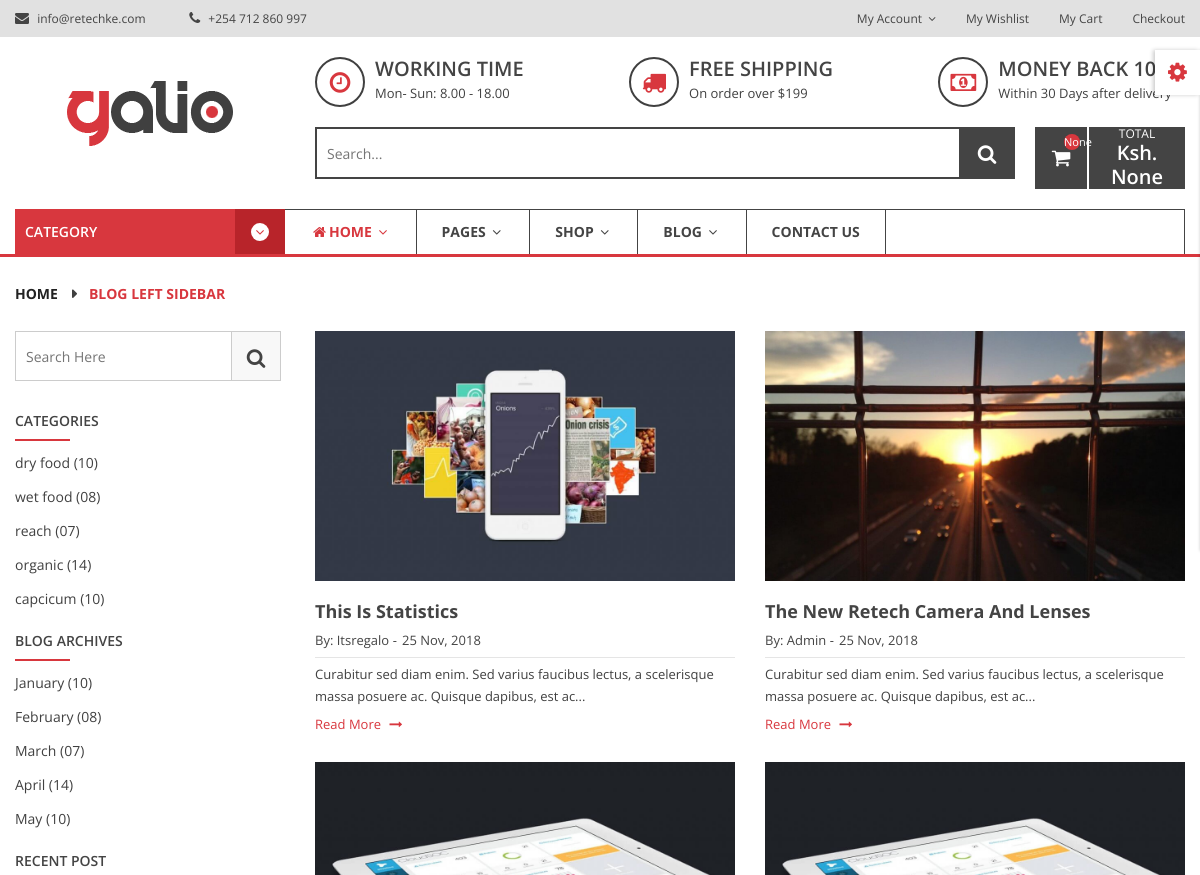
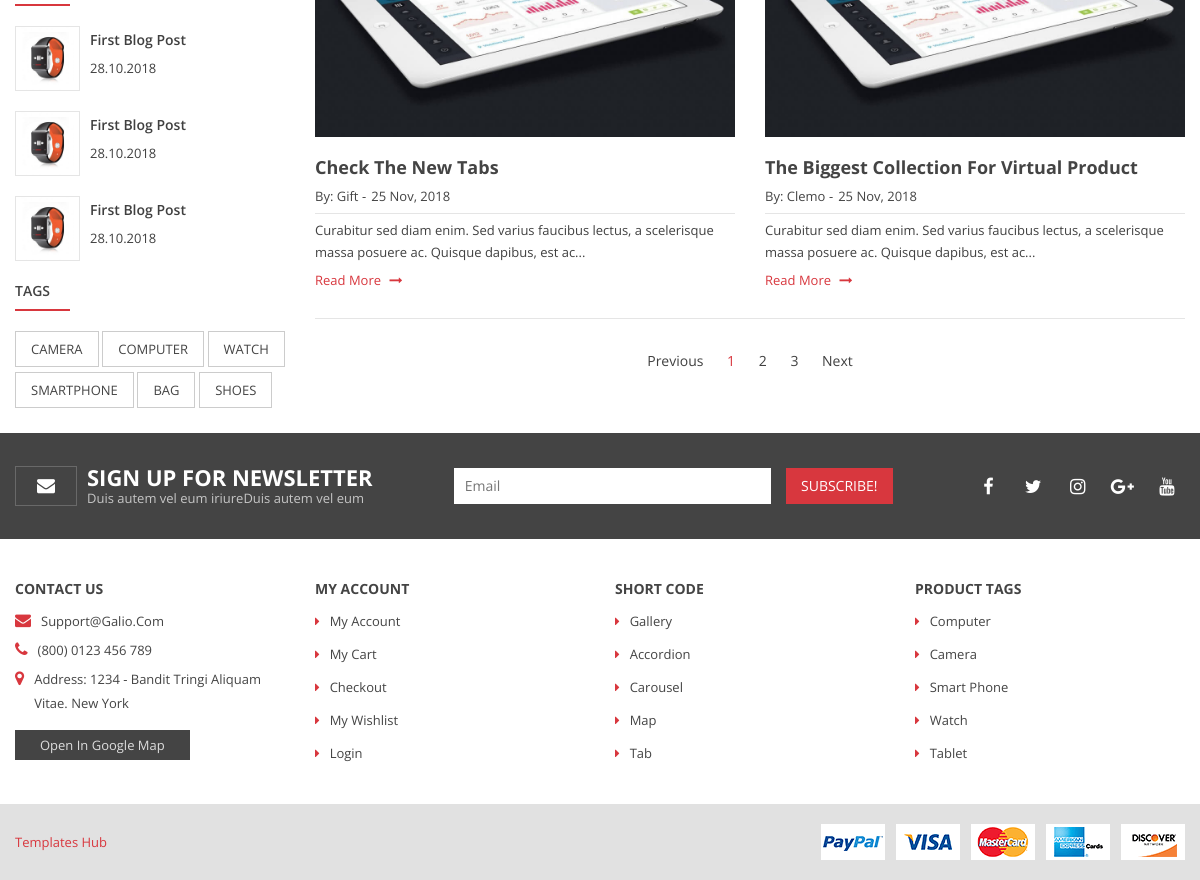
Screenshot of /blog/ with the database file from the repository (2 pictures, top to bottom).
### blog/models.py (models this page shows, shortened)
class Blog(models.Model):
    title = models.CharField(max_length=255)
    category = models.ForeignKey(BlogCategory, on_delete=models.CASCADE)
    author = models.ForeignKey(User, on_delete=models.CASCADE)
    content = RichTextField(blank=True, null=True)
    image = models.ImageField(upload_to='images/blog/')
    image_thumbnail = ImageSpecField(source='image',
                                     processors=[ResizeToFill(1024,610)],
                                     format='jpeg',
                                     options={'quality':100})
    added_date = models.DateTimeField(auto_now_add=True)
    is_published = models.BooleanField(default=False)
    pub_date = models.DateTimeField(blank=True, null=True)
    slug = models.SlugField(blank=True)

### User/models.py (models this page shows)
class CustomUser(AbstractUser):
    is_superuser = models.BooleanField(default=False)
    is_staff = models.BooleanField(default=False)
    is_merchant = models.BooleanField(default=False)
    is_customer = models.BooleanField(default=True)

### blog/views.py (the view)
# urls.py: path('', BlogView, name="blog"),
def BlogView(request, *args, **kwargs):
    blogs = Blog.objects.filter(is_published=True).order_by('pub_date')
    context = {
        'blogs':blogs,
        'recent':Blog.objects.filter(is_published=True).order_by("-added_date")[:3],
        "popular_brands": PopularBrand.objects.all()
    }
    return render(request, 'blog/blog.html', context)

### frontend/templates/blog/blog.html (shortened to what this page needs)
{% extends 'base.html' %}
{% load static %}
{% block body %}
        <div class="breadcrumb-area">
            <div class="container">
                <div class="row">
                    <div class="col-12">
                        <div class="breadcrumb-wrap">
                            <nav aria-label="breadcrumb">
                                <ul class="breadcrumb">
                                    <li class="breadcrumb-item"><a href="index.html">Home</a></li>
                                    <li class="breadcrumb-item active" aria-current="page">blog left sidebar</li>
                                </ul>
                            </nav>
                        </div>
                    </div>
                </div>
            </div>
        </div>
        <div class="blog-main-wrapper">
            <div class="container">
                <div class="row">
                    <div class="col-lg-3 order-2 order-lg-1">
                        <div class="blog-sidebar-wrapper">
                            <div class="blog-sidebar mb-30">
                                <div class="sidebar-serch-form">
                                    <form action="#">
                                        <input type="text" class="search-field" placeholder="search here">
                                        <button type="submit" class="search-btn"><i class="fa fa-search"></i></button>
                                    </form>
                                </div>
                            </div>
                            <div class="blog-sidebar mb-20">
                                <h4 class="title mb-20">categories</h4>
                                <ul class="blog-archive">
                                    <li><a href="#">dry food (10)</a></li>
                                    <li><a href="#">wet food (08)</a></li>
                                    <li><a href="#">reach (07)</a></li>
                                    <li><a href="#">organic (14)</a></li>
                                    <li><a href="#">capcicum (10)</a></li>
                                </ul>
                            </div>
                            <div class="blog-sidebar mb-20">
                                <h4 class="title mb-20">Blog Archives</h4>
                                <ul class="blog-archive">
                                    <li><a href="#">January (10)</a></li>
                                    <li><a href="#">February (08)</a></li>
                                    <li><a href="#">March (07)</a></li>
                                    <li><a href="#">April (14)</a></li>
                                    <li><a href="#">May (10)</a></li>
                                </ul>
                            </div>
                            <div class="blog-sidebar mb-20">
                                <h4 class="title mb-30">recent post</h4>
                                {% for blog in recent %}
                                <div class="recent-post mb-20">
                                    <div class="recent-post-thumb">
                                        <a href="{% url 'blog:blog-detail' blog.slug blog.pk %}">
                                            <img src="{% static 'assets/img/product/product-img1.jpg' %}" alt="">
                                        </a>
                                    </div>
                                    <div class="recent-post-des">
                                        <span><a href="{% url 'blog:blog-detail' blog.slug blog.pk %}">first blog post</a></span>
                                        <span class="post-date">28.10.2018</span>
                                    </div>
                                </div>
                                {% endfor %}
                            </div>
                            <div class="blog-sidebar mb-20">
                                <h4 class="title mb-30">Tags</h4>
                                <ul class="blog-tags">
                                    <li><a href="#">camera</a></li>
                                    <li><a href="#">computer</a></li>
                                    <li><a href="#">watch</a></li>
                                    <li><a href="#">smartphone</a></li>
                                    <li><a href="#">bag</a></li>
                                    <li><a href="#">shoes</a></li>
                                </ul>
                            </div>
                        </div>
                    </div>
                    <div class="col-lg-9 order-1 order-lg-2">
                        <div class="blog-wrapper-inner">
                            <div class="row">
                                {% for blog in blogs %}
                                <div class="col-lg-6 col-md-6">
                                    <div class="blog-item mb-26">
                                        <div class="blog-thumb img-full fix">
                                            <a href="{% url 'blog:blog-detail' blog.slug blog.pk %}">
                                                <img src="{{ blog.image_thumbnail.url }}" alt="">
                                            </a>
                                        </div>
                                        <div class="blog-content">
                                            <h3><a href="{% url 'blog:blog-detail' blog.slug blog.pk %}">{{ blog.title }}</a></h3>
                                            <div class="blog-meta">
                                                <span class="posted-author">by: {{blog.author}}</span>
                                                <span class="post-date">25 Nov, 2018</span>
                                            </div>
                                            <p>Curabitur sed diam enim. Sed varius faucibus lectus, a scelerisque massa posuere ac. Quisque dapibus, est ac...</p>
                                        </div>
                                        <a href="{% url 'blog:blog-detail' blog.slug blog.pk %}">read more <i class="fa fa-long-arrow-right"></i></a>
                                    </div>
                                </div>
                                {% endfor %}
                            </div>
                        </div>
                        <div class="paginatoin-area text-center pt-30 pb-30">
                            <div class="row">
                                <div class="col-12">
                                    <ul class="pagination-box">
                                        <li><a class="Previous" href="#">Previous</a></li>
                                        <li class="active"><a href="#">1</a></li>
                                        <li><a href="#">2</a></li>
                                        <li><a href="#">3</a></li>
                                        <li><a class="Next" href="#"> Next </a></li>
                                    </ul>
                                </div>
                            </div>
                        </div>
                    </div>
                </div>
            </div>
        </div>
{% endblock body %}

### rows the page displays
Blog: image_thumbnail (picture), title "The New Retech Camera And Lenses", author "Admin"
Blog: image_thumbnail (picture), title "This Is Statistics", author "Itsregalo"
Blog: image_thumbnail (picture), title "Check The New Tabs", author "Gift"
Blog: image_thumbnail (picture), title "The Biggest Collection For Virtual Product", author "Clemo"

### other values shown
{{ request.user|cart_item_count }} "None"
{{ request.user|cart_total_order }} "None"
